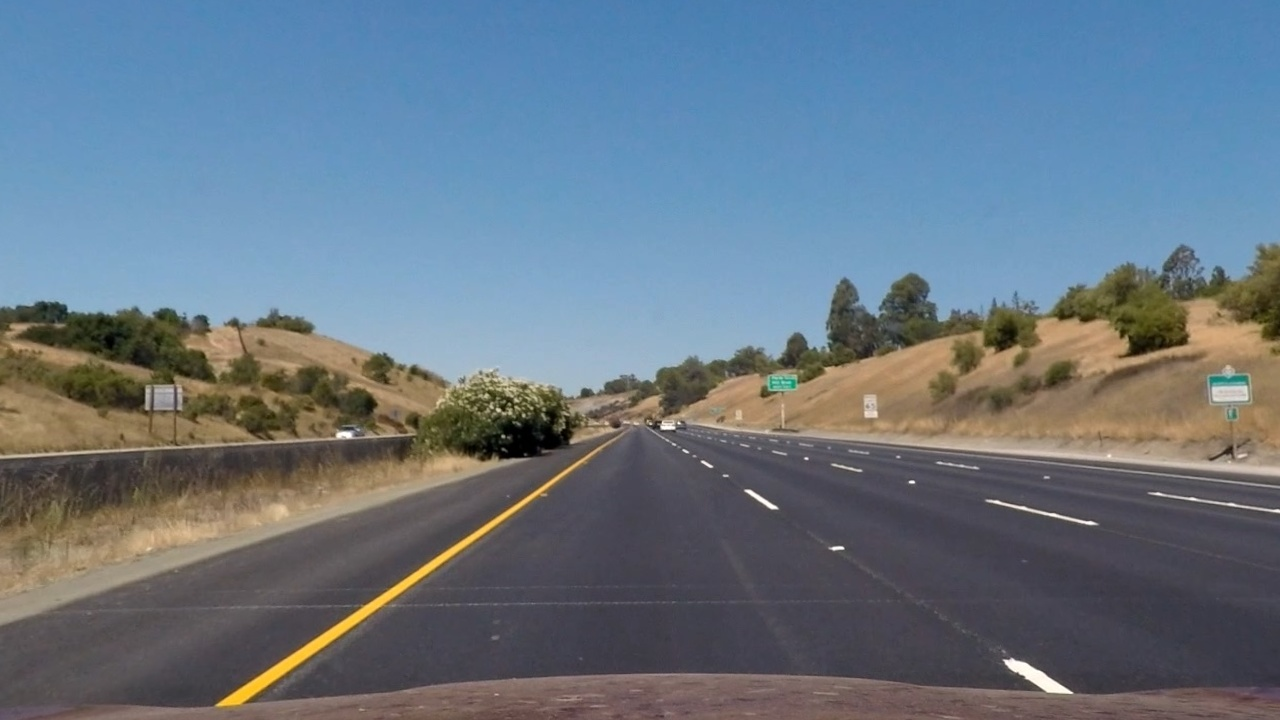
#> input picture examples/01.jpg, 1280 x 720 px
$ python -i lane_pipeline.py   (imports and definitions only)   (older library calls are emulated)
#> lines starting #> are read from the running program, lines starting #| are printed output that depends on the picture; after the words box and inside, x2 and y2 are one past the last pixel; in counts of white or black regions, pixels touching at a corner belong together
#> further down, picture is the input picture: shape (720, 1280, 3); mean B, G, R 131.6, 118.3, 103.6
### libs/calibration.py
import cv2
import numpy as np
import os

class Calibration:
    def __init__(self, chessboardNx=9, chessboardNy=6):
        self.calibrated = False
        self.chessboardNx = chessboardNx
        self.chessboardNy = chessboardNy

    def is_calibrated(self):
        return self.calibrated

    # [33 lines left out: function run, not called in this run]

    def undistort(self, bgr_frame: np.ndarray):
        undist = cv2.undistort(bgr_frame, self.mtx, self.dist, None, self.mtx)
        return undist

### libs/lane_pipeline.py
import cv2
import numpy as np
from libs.calibration import Calibration

import matplotlib.pyplot as plt

from libs.frame_info import FrameInfo

class LanePipeline:
    def __init__(self):
        self.calibration = Calibration()
        self.history=[]
        self.curvatures_history = []
        self.history_lenght = 3
        self.frame_index = 0

    def calibrate(self, folder_path: str):
        self.calibration.run(folder_path)

    def get_binary_map(self, bgr_frame:np.ndarray):
        # Use grayscale taken as half of saturation and hald of red channel of RGB
        hls = cv2.cvtColor(bgr_frame, cv2.COLOR_BGR2HLS)
#> hls: shape (720, 1280, 3); mean of channels 0, 1, 2 87.1, 117.4, 66.5
        r = bgr_frame[:,:,2]
        s = hls[:,:,2]
        gray = s//2+r//2
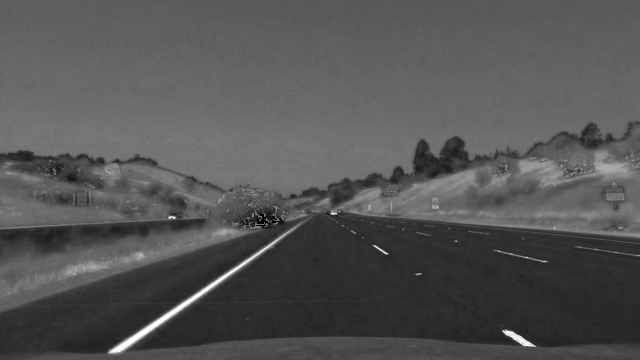
#> gray: shape (720, 1280) (shown at 1/2 size); min 0, max 254, mean 84.5

        # Calculate magnitude of Sobel x & y
        sobelx = cv2.Sobel(gray, cv2.CV_64F, 1, 0)
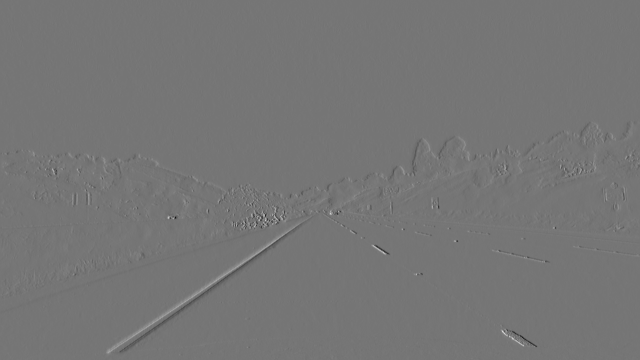
#> sobelx: shape (720, 1280) float64 (shown at 1/2 size); min -559, max 650, mean -0.1; drawn with min black and max white
        sobely = cv2.Sobel(gray, cv2.CV_64F, 0, 1)
        gradmag = np.sqrt(sobelx**2 + sobely**2)
        scale_factor = np.max(gradmag)/255
#> scale_factor = 3.22
        gradmag = (gradmag/scale_factor).astype(np.uint8)

        # Threshold Red Color and Saturation
        r_thresh = (190, 255)
        r_binary = (r>r_thresh[0]) & (r<=r_thresh[1])
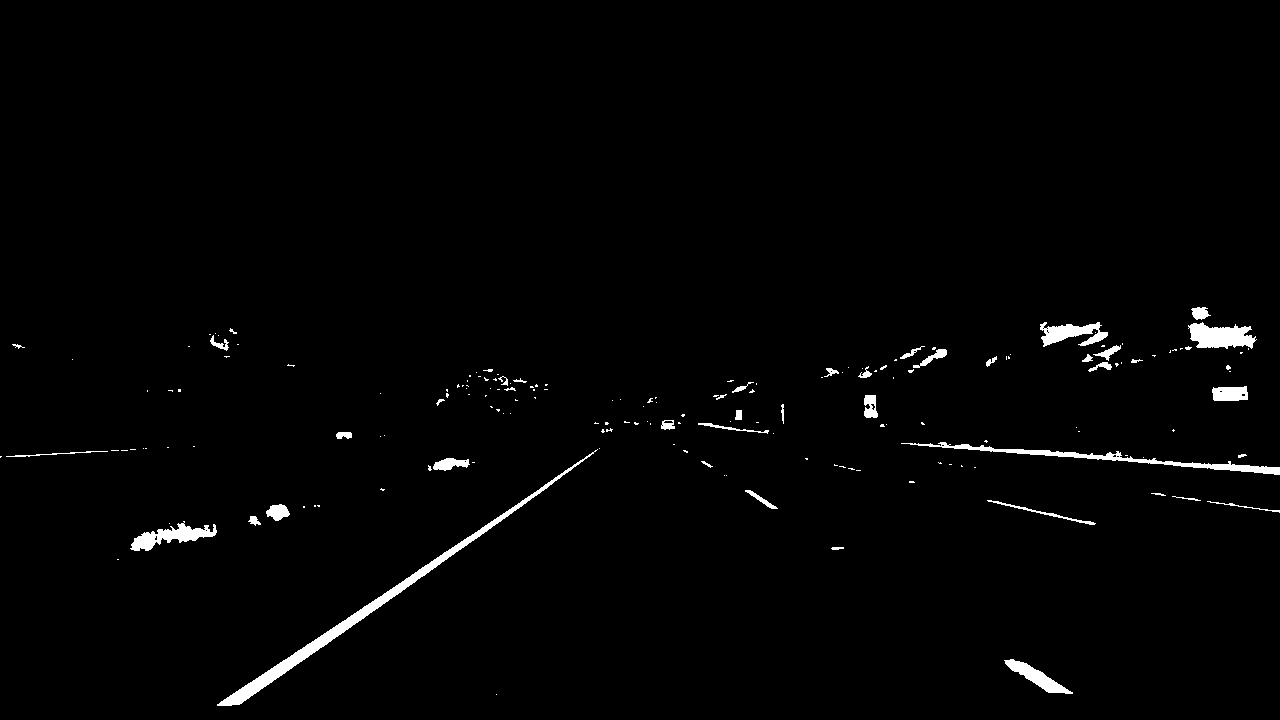
#> r_binary: shape (720, 1280) bool; 1.5% white; 179 white regions (135 under 20 px), largest, box (x1, y1, x2, y2) and area: (217, 449, 598, 706) 3440, (901, 442, 1280, 475) 1732, (1188, 322, 1257, 349) 1242
        s_thresh = (90,255)
        s_binary = (s>s_thresh[0]) & (s<=s_thresh[1])
#> s_binary: shape (720, 1280) bool; 45.2% white; 487 white regions (351 under 20 px), largest, box (x1, y1, x2, y2) and area: (0, 0, 1280, 338) 384301, (216, 452, 594, 709) 5642, (1114, 291, 1189, 359) 3135

        return (gradmag>50) | (s_binary*r_binary)
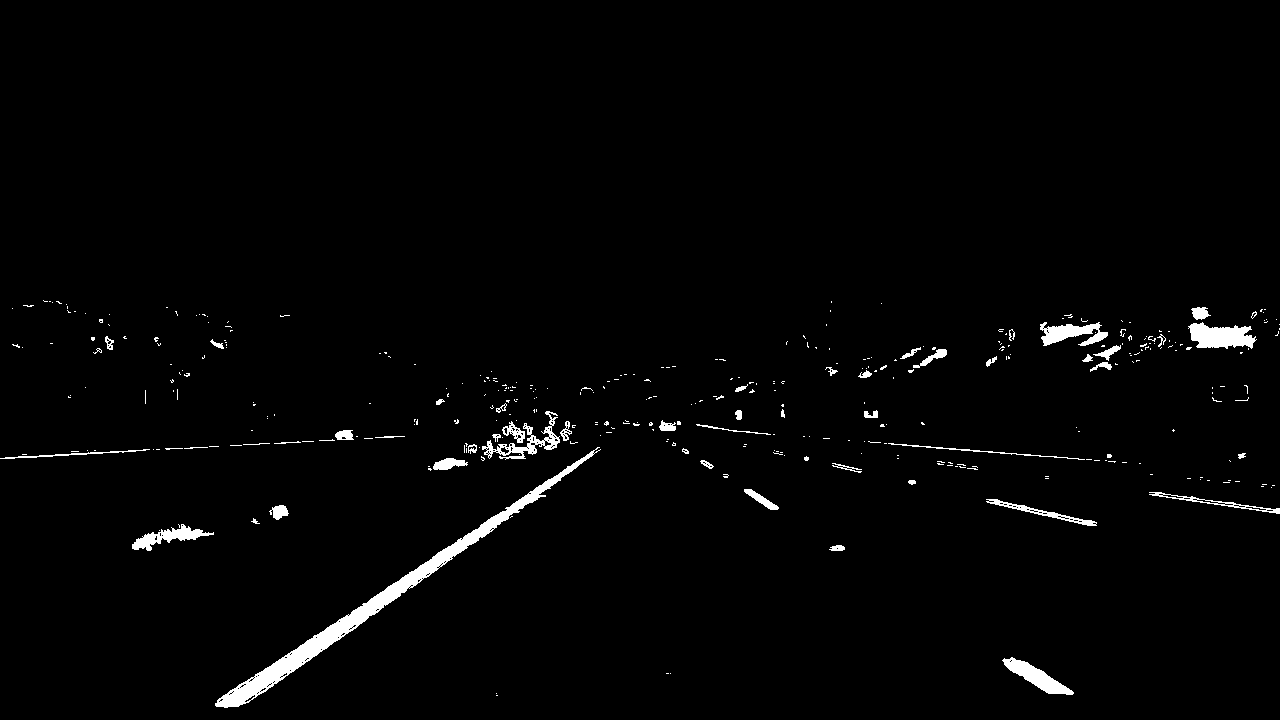
#> returned value: shape (720, 1280) bool; 1.8% white; 374 white regions (322 under 20 px), largest, box (x1, y1, x2, y2) and area: (215, 447, 601, 708) 5776, (1188, 322, 1257, 349) 1239, (1002, 657, 1074, 695) 980

    # [230 lines left out: functions get_bird_eye_frame, get_weighted_center, get_lane_boundaries, get_lane_curvature, draw_lanes, post_process and 2 more, not called in this run]

    def save_history_curvature(self,value):
        self.curvatures_history.append(value)
        self.curvatures_history = self.curvatures_history[-self.history_lenght:]

    def average_curvature(self):
        return np.mean(self.curvatures_history, axis=0)

    # [66 lines left out: functions in_lane_position, process_frame, not called in this run]

>>> import cv2
>>> picture = cv2.imread('../examples/01.jpg')
>>> result = LanePipeline().get_binary_map(picture)

$ run again, on examples/02.jpg
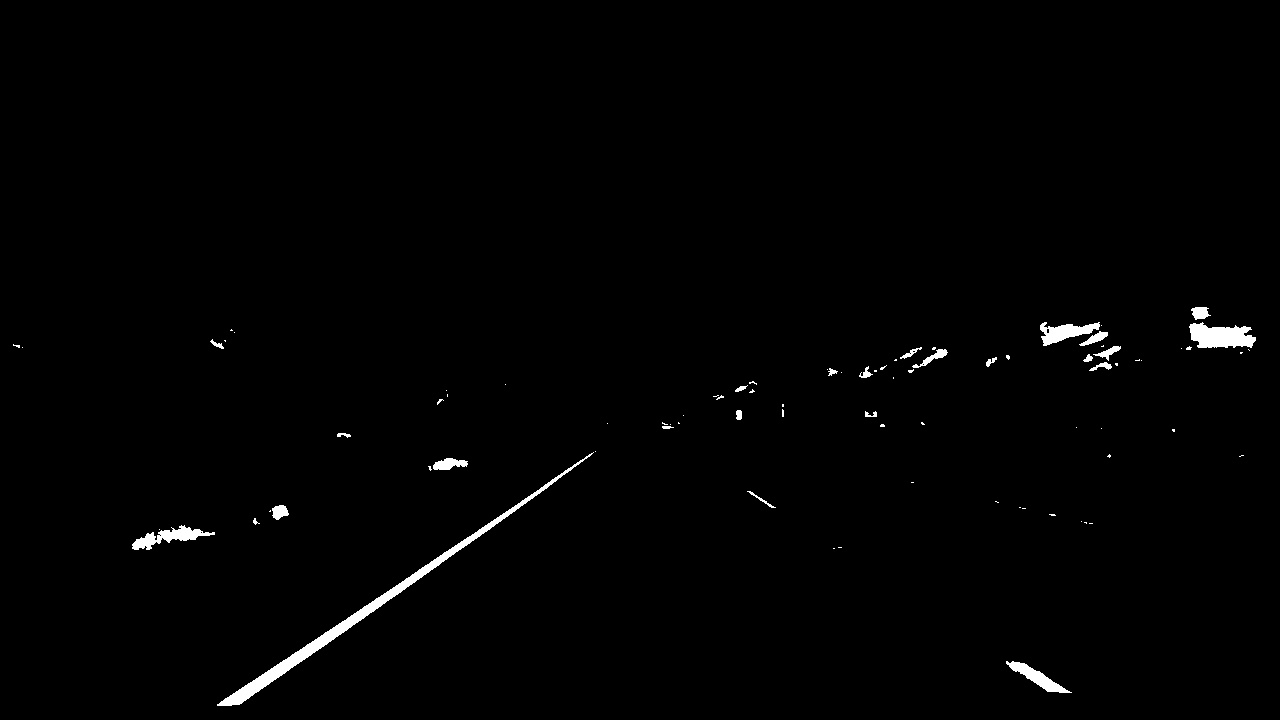
#> input picture examples/02.jpg, 1280 x 720 px
#> picture is the input picture: shape (720, 1280, 3); min 0, max 255, mean 2.5
#> hls: shape (720, 1280, 3); mean of channels 0, 1, 2 0, 2.5, 0
#> s: shape (720, 1280); every value is 0
#> in get_binary_map, `sobelx = cv2.Sobel(gray, cv2.CV_64F, 1, 0)`:
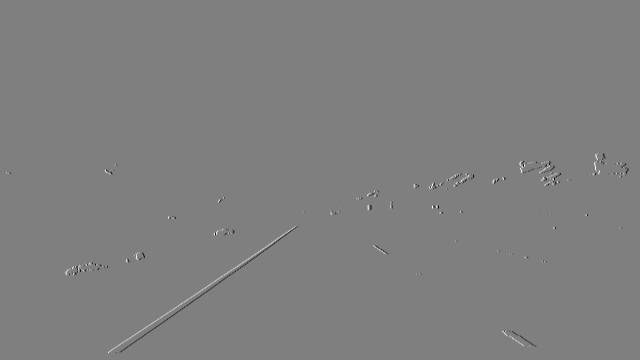
#> sobelx: shape (720, 1280) float64 (shown at 1/2 size); min -508, max 508, mean 0; drawn with min black and max white
#> scale_factor = 2.23
#> r_binary: shape (720, 1280) bool; 0.98% white; 84 white regions (59 under 20 px), largest, box (x1, y1, x2, y2) and area: (217, 452, 594, 706) 3446, (1189, 322, 1256, 348) 1232, (132, 525, 215, 550) 789
#> in get_binary_map, `return (gradmag>50) | (s_binary*r_binary)`:
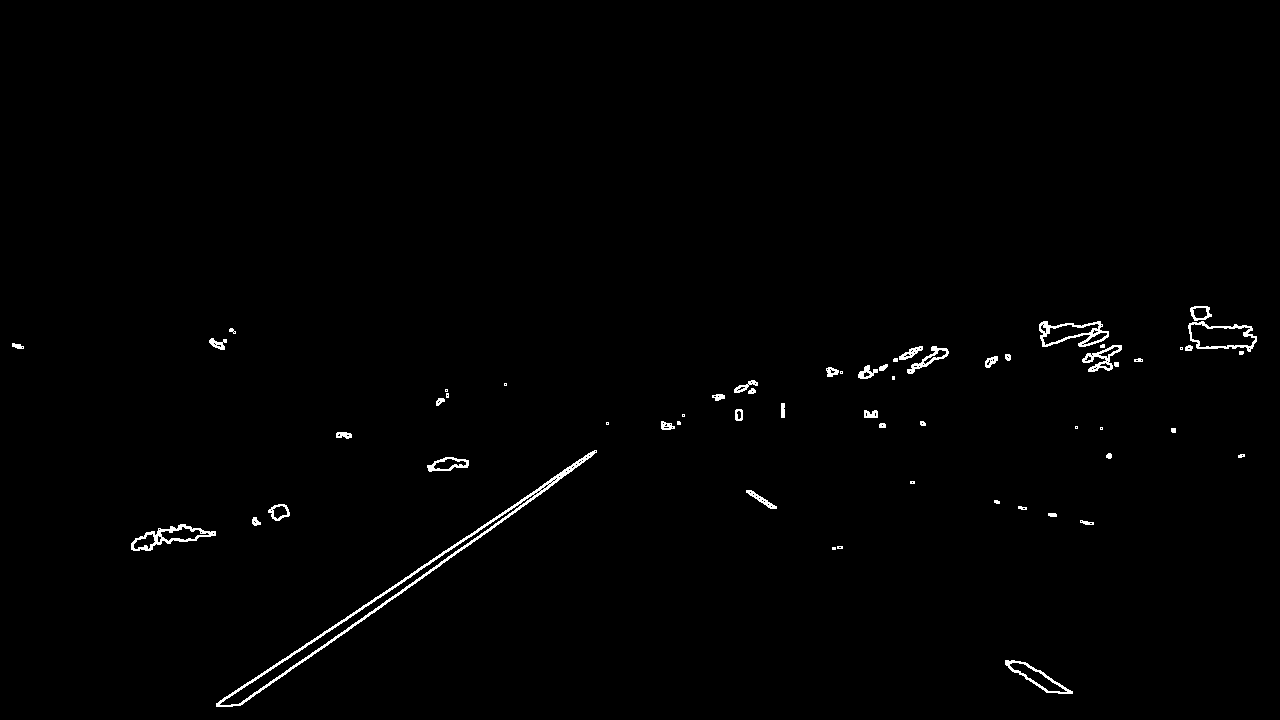
#> returned value: shape (720, 1280) bool; 0.86% white in thin lines or dots, all inside (x1, y1, x2, y2) = (12, 306, 1257, 707)

$ run again, on examples/04.jpg
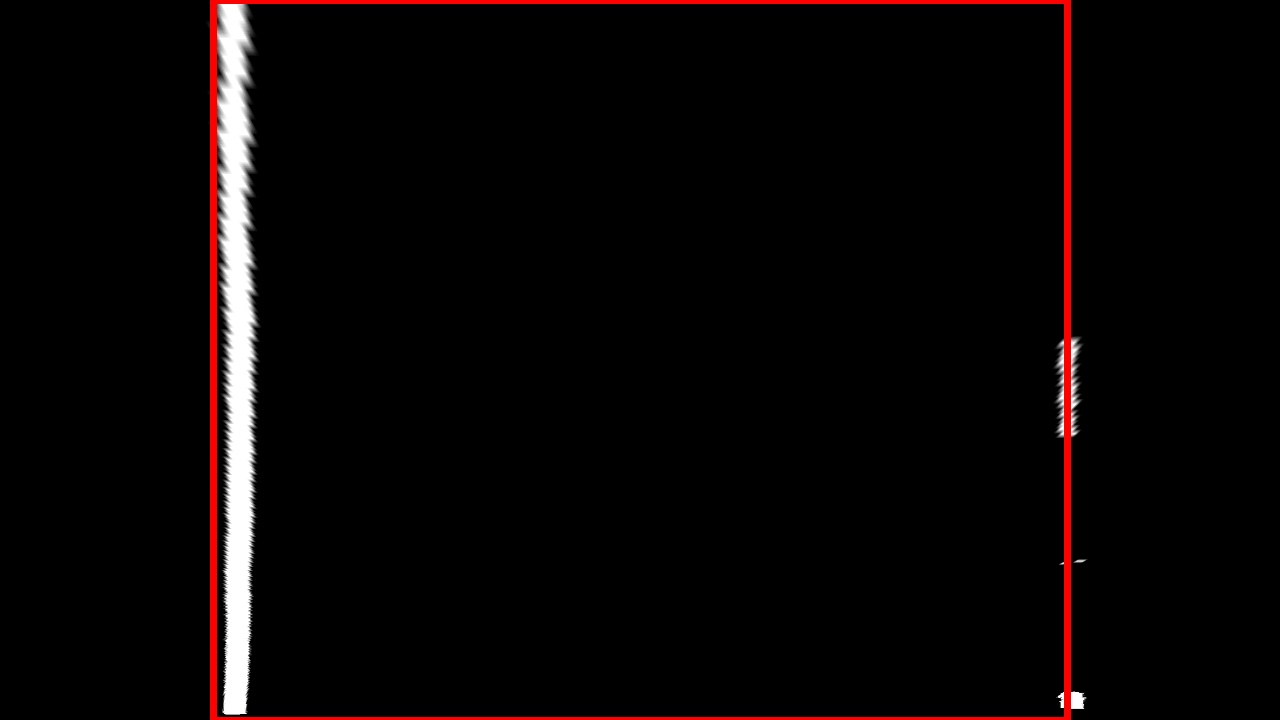
#> input picture examples/04.jpg, 1280 x 720 px
#> picture is the input picture: shape (720, 1280, 3); mean B, G, R 5.5, 5.5, 9.8
#> hls: shape (720, 1280, 3); mean of channels 0, 1, 2 1.6, 7.7, 9.8
#> scale_factor = 3.54
#> in get_binary_map, `r_binary = (r>r_thresh[0]) & (r<=r_thresh[1])`:
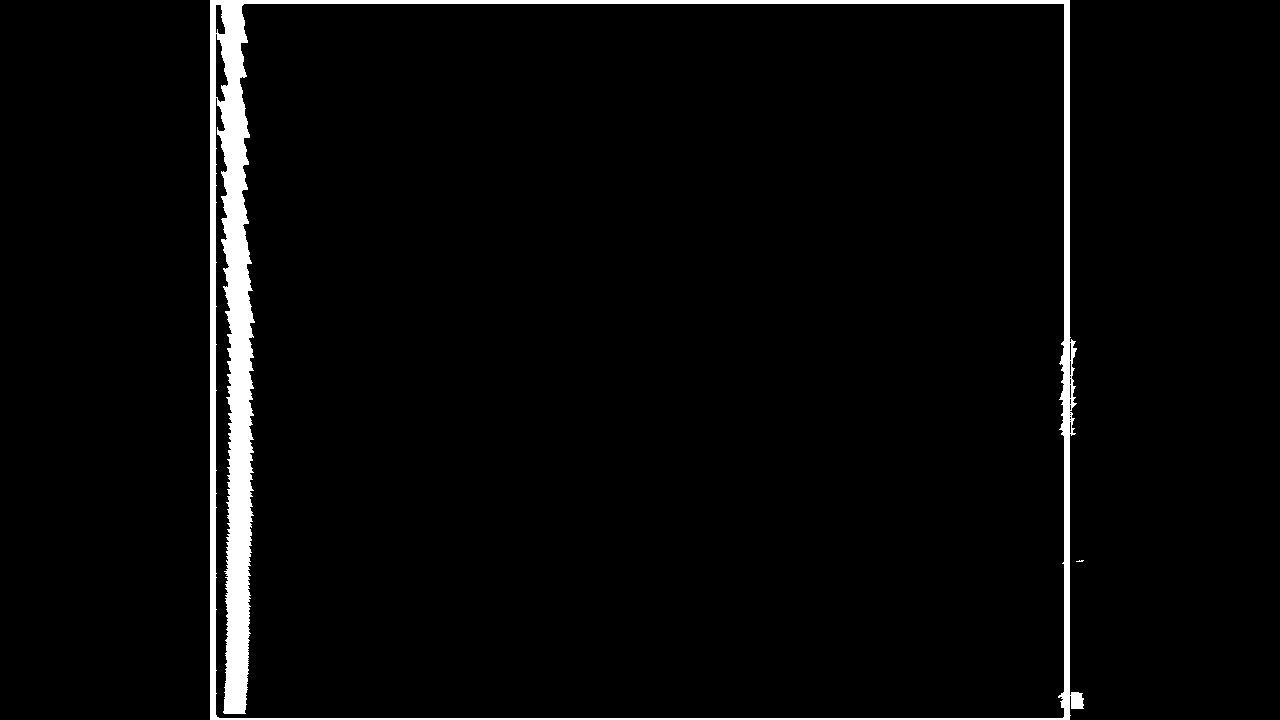
#> r_binary: shape (720, 1280) bool; 3.3% white; 2 white regions (1 under 20 px), largest, box (x1, y1, x2, y2) and area: (210, 0, 1084, 720) 30503
#> s_binary: shape (720, 1280) bool; 4% white; 129 white regions (121 under 20 px), largest, box (x1, y1, x2, y2) and area: (207, 0, 1073, 720) 36021, (224, 6, 239, 12) 67, (224, 706, 245, 710) 49
#> in get_binary_map, `return (gradmag>50) | (s_binary*r_binary)`:
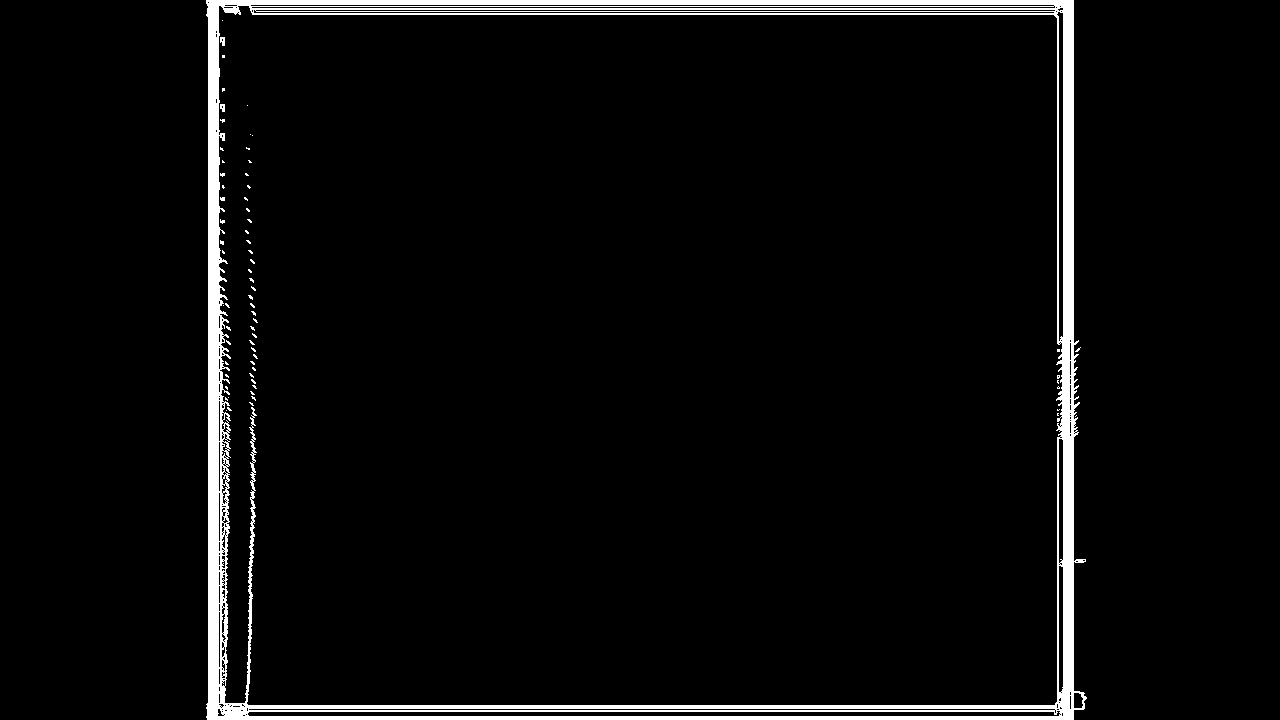
#> returned value: shape (720, 1280) bool; 4.3% white; 68 white regions (65 under 20 px), largest, box (x1, y1, x2, y2) and area: (206, 0, 1087, 720) 38725, (220, 37, 225, 46) 36, (220, 104, 225, 112) 32
